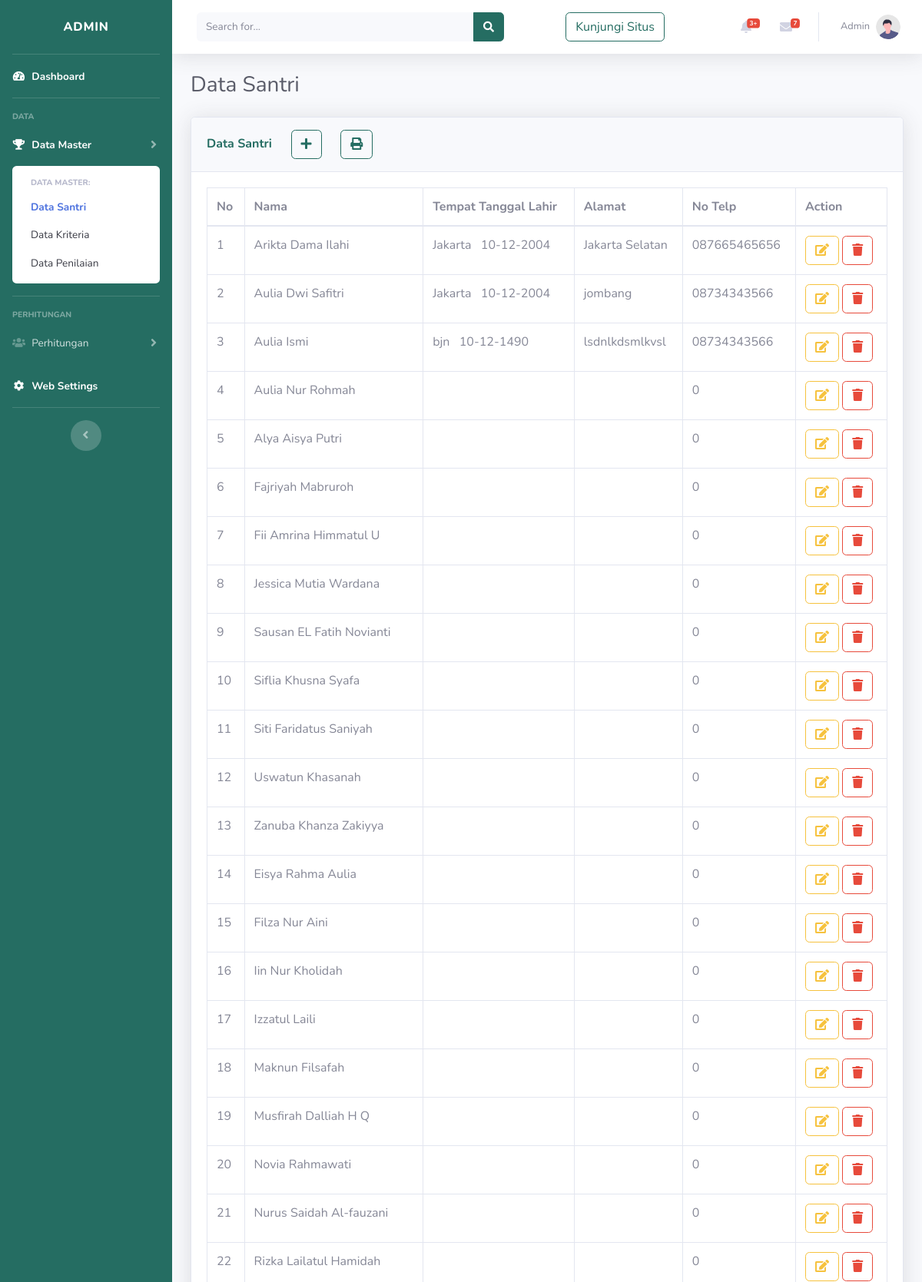
The page /admin/santri.php (upper part) on the database its author committed.
### tables this page shows
CREATE TABLE `tb_santri_2` (
  `id_santri` int(11) NOT NULL,
  `nama_santri` varchar(255) NOT NULL,
  `tempat_lahir` varchar(255) NOT NULL,
  `tanggal_lahir` varchar(100) NOT NULL,
  `no_hp` varchar(20) NOT NULL,
  `alamat` varchar(255) DEFAULT NULL,
  `alquran` varchar(100) NOT NULL,
  `tajwid` int(100) NOT NULL,
  `fashohah` int(100) NOT NULL,
  `tartil` int(100) NOT NULL
);

### admin/santri.php (the view, shortened to what this page needs)
<?php include 'header.php'; ?>
<body id="page-top">
    <div id="wrapper">
        <ul class="navbar-nav bg-gradient-success sidebar sidebar-dark accordion" id="accordionSidebar">
            <a class="sidebar-brand d-flex align-items-center justify-content-center" href="index.php">
                <div class="sidebar-brand-icon">
                 <span>Admin</span>
             </div>
         </a>
         <hr class="sidebar-divider my-0">
         <li class="nav-item active">
            <a class="nav-link" href="index.php">
                <i class="fas fa-fw fa-tachometer-alt"></i>
                <span>Dashboard</span></a>
            </li>
            <hr class="sidebar-divider">
            <div class="sidebar-heading">
                Data
            </div>
            <li class="nav-item active">
                <a class="nav-link collapsed" href="#" data-toggle="collapse" data-target="#collapseTwo"
                aria-expanded="true" aria-controls="collapseTwo">
                <i class="fas fa-fw fa-trophy"></i>
                <span>Data Master</span>
            </a>
            <div id="collapseTwo" class="collapse show" aria-labelledby="headingTwo" data-parent="#accordionSidebar">
                <div class="bg-white py-2 collapse-inner rounded">
                    <h6 class="collapse-header">Data Master:</h6>
                    <a class="collapse-item active" href="santri.php">Data Santri</a>
                    <a class="collapse-item" href="kriteria.php">Data Kriteria</a>
                    <a class="collapse-item" href="nilai.php">Data Penilaian</a>
                </div>
            </div>
        </li>
        <hr class="sidebar-divider">
        <div class="sidebar-heading">
            Perhitungan
        </div>
        <li class="nav-item">
            <a class="nav-link collapsed" href="#" data-toggle="collapse" data-target="#collapsePages"
            aria-expanded="true" aria-controls="collapsePages">
            <i class="fas fa-fw fa-users"></i>
            <span>Perhitungan</span>
        </a>
    </li>
    <li class="nav-item active">
        <a class="nav-link" href="settings.php">
            <i class="fas fa-fw fa-cog"></i>
            <span>Web Settings</span></a>
        </li>
        <hr class="sidebar-divider d-none d-md-block">
        <div class="text-center d-none d-md-inline">
            <button class="rounded-circle border-0" id="sidebarToggle"></button>
        </div>
    </ul>
    <?php include 'nav.php'; ?>
    <div class="container-fluid">
        <div class="d-sm-flex align-items-center justify-content-between mb-4">
            <h1 class="h3 mb-0 text-gray-800">Data Santri</h1>
        </div>
        <div class="row">
            <div class="col-lg-12">
                <div class="card shadow mb-4">
                    <div class="card-header py-3">
                        <h6 class="m-0 font-weight-bold text-success">Data Santri
                            &emsp;
                            <button data-toggle="modal" data-target="#add" class="btn btn-outline-success"><i class="fas fa-plus"></i></button>
                            <a href="cetak_santri.php" class="btn btn-outline-success"><i class="fas fa-print"></i></a>
                        </h6>
                    </div>
                    <div class="card-body">
                        <div class="table-responsive">
                            <table class="table table-bordered" id="dataTable" width="100%" cellspacing="0">
                                <thead>
                                    <tr>
                                        <th>No</th>
                                        <th>Nama</th>
                                        <th>Tempat Tanggal Lahir</th>
                                        <th>Alamat</th>
                                        <th>No Telp</th>
                                        <th>Action</th>
                                    </tr>
                                </thead>
                                <tbody>
                                 <?php $nomor=1;
                                 $ambil=$koneksi->query("SELECT * FROM tb_santri_2");
                                 while ($data=$ambil->fetch_array()){
                                   ?>
                                   <tr>
                                    <td><?php echo $nomor++; ?></td>
                                    <td><?php echo $data['nama_santri']; ?></td>
                                    <td><?php echo $data['tempat_lahir'];?> &nbsp <?php echo $data['tanggal_lahir']; ?></td>
                                    <td><?php echo $data['alamat']; ?></td>
                                    <td><?php echo $data['no_hp']; ?></td>
                                    <td>
                                        <button data-toggle="modal" data-target="#edit<?php echo $data['id_santri']; ?>" class="btn btn-outline-warning"><i class="fas fa-edit"></i></button>
                                        <button data-toggle="modal" data-target="#delete<?php $data['id_santri']; ?>" class="btn btn-outline-danger"><i class="fas fa-trash"></i></button>
                                    </td>
                                </tr>
                    <?php }; ?>
                </tbody>
            </table>
        </div>
    </div>
</div>
</div>
</div>
</div>
</div>
</div>
</div>
</body>
</html>

### rows shown on the page
tb_santri_2: nama_santri "Arikta Dama Ilahi", tempat_lahir "Jakarta", tanggal_lahir "10-12-2004", alamat "Jakarta Selatan", no_hp "087665465656"
tb_santri_2: nama_santri "Aulia Dwi Safitri", tempat_lahir "Jakarta", tanggal_lahir "10-12-2004", alamat "jombang", no_hp "08734343566"
tb_santri_2: nama_santri "Aulia Ismi", tempat_lahir "bjn", tanggal_lahir "10-12-1490", alamat "lsdnlkdsmlkvsl", no_hp "08734343566"
tb_santri_2: nama_santri "Aulia Nur Rohmah", no_hp "0"
tb_santri_2: nama_santri "Alya Aisya Putri", no_hp "0"
tb_santri_2: nama_santri "Fajriyah Mabruroh", no_hp "0"
tb_santri_2: nama_santri "Fii Amrina Himmatul U", no_hp "0"
tb_santri_2: nama_santri "Jessica Mutia Wardana", no_hp "0"
tb_santri_2: nama_santri "Sausan EL Fatih Novianti", no_hp "0"
tb_santri_2: nama_santri "Siflia Khusna Syafa", no_hp "0"
tb_santri_2: nama_santri "Siti Faridatus Saniyah", no_hp "0"
tb_santri_2: nama_santri "Uswatun Khasanah", no_hp "0"
tb_santri_2: nama_santri "Zanuba Khanza Zakiyya", no_hp "0"
tb_santri_2: nama_santri "Eisya Rahma Aulia", no_hp "0"
tb_santri_2: nama_santri "Filza Nur Aini", no_hp "0"
tb_santri_2: nama_santri "Iin Nur Kholidah", no_hp "0"
tb_santri_2: nama_santri "Izzatul Laili", no_hp "0"
tb_santri_2: nama_santri "Maknun Filsafah", no_hp "0"
tb_santri_2: nama_santri "Musfirah Dalliah H Q", no_hp "0"
tb_santri_2: nama_santri "Novia Rahmawati", no_hp "0"
tb_santri_2: nama_santri "Nurus Saidah Al-fauzani", no_hp "0"
tb_santri_2: nama_santri "Rizka Lailatul Hamidah", no_hp "0"
